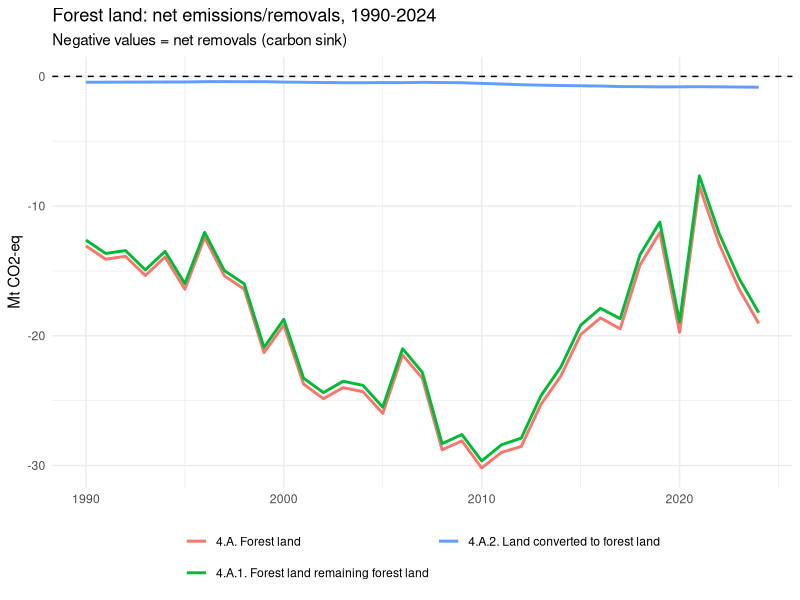
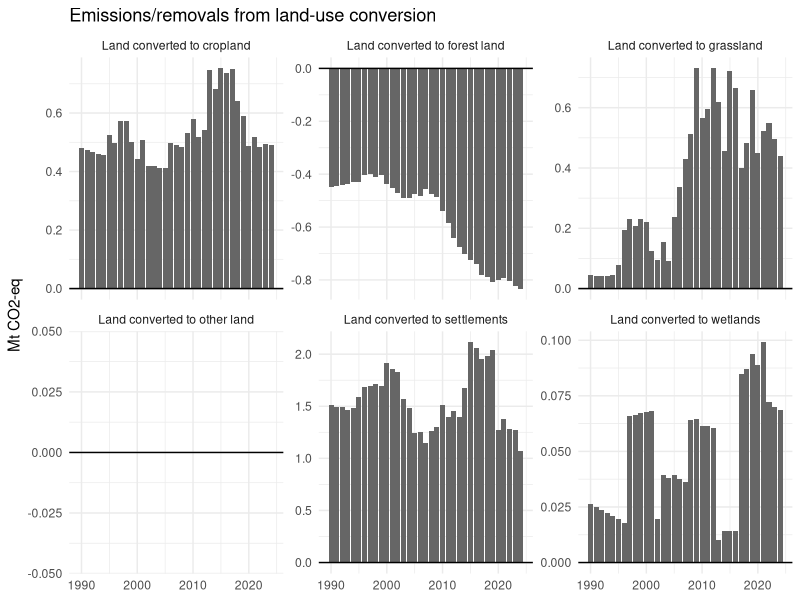
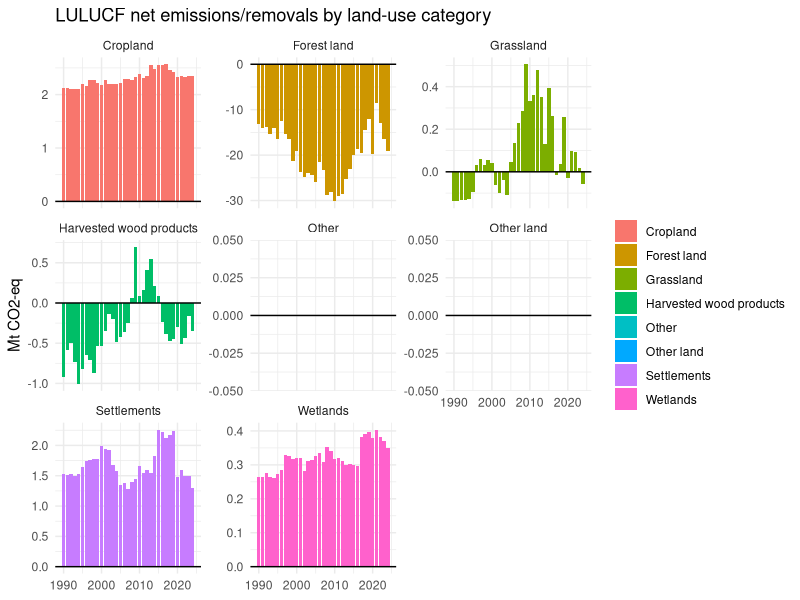
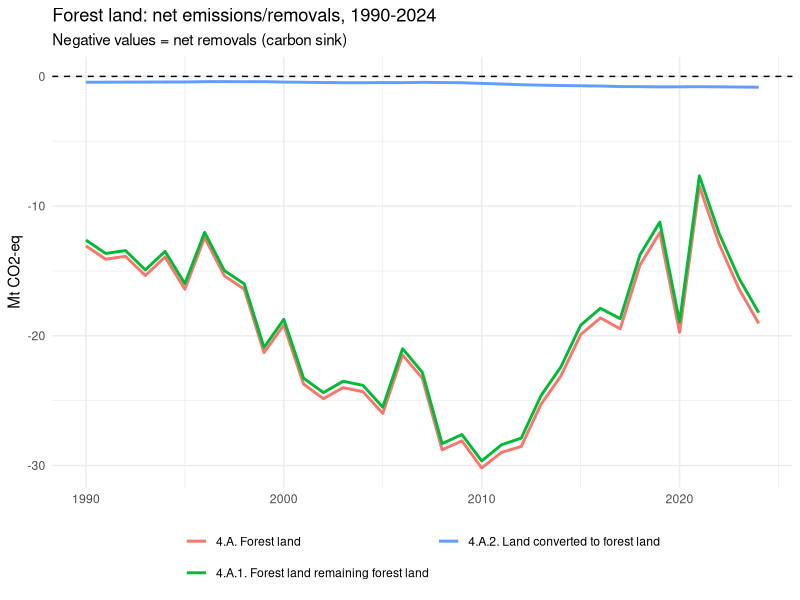
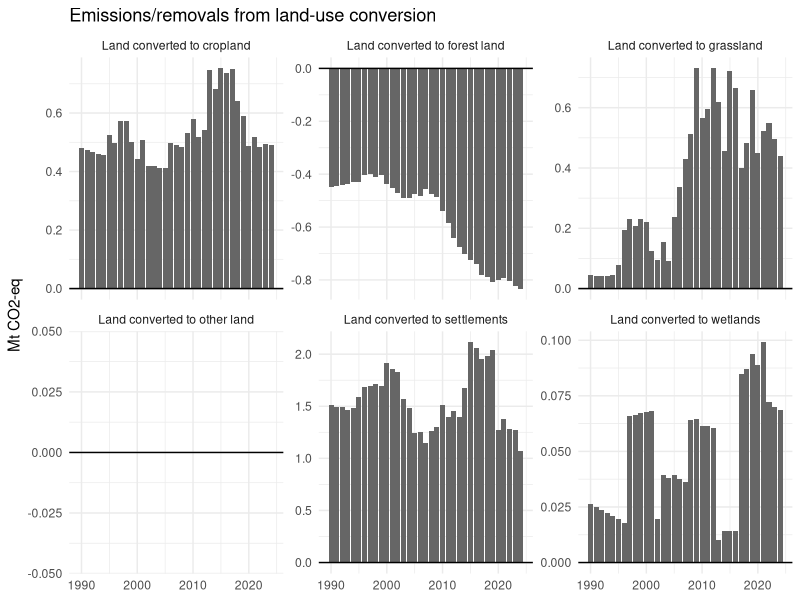
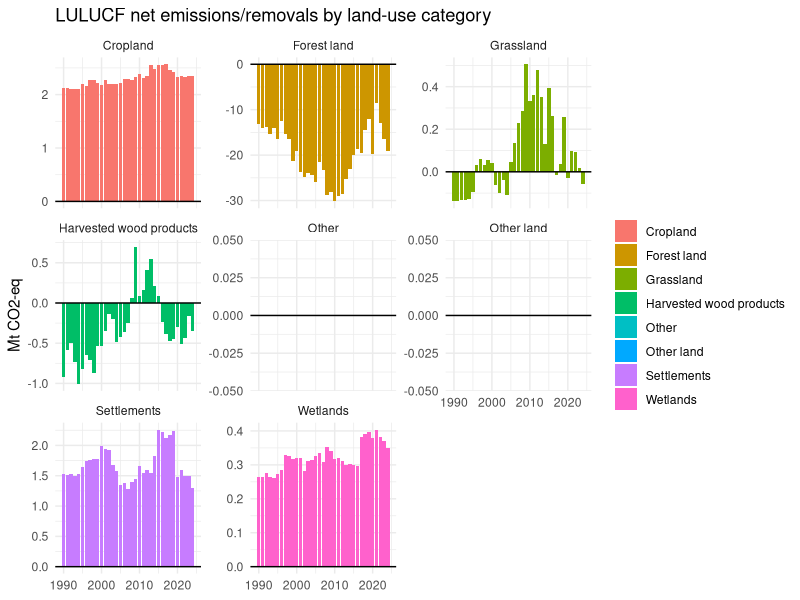

These figures' R source, in order:
library(dplyr)
library(ggplot2)
library(here)

df <- read.csv(here("data", "lulucf_table4_long.csv"))

# Use total CO2-eq, convert kt to Mt
tot <- df |>
  filter(gas == "total_co2eq") |>
  mutate(value_mt = value_kt / 1000)

dir.create(here("output", "figures"), recursive = TRUE, showWarnings = FALSE)

forest <- tot |>
  filter(code %in% c("4.A", "4.A.1", "4.A.2"))

p1 <- ggplot(forest, aes(year, value_mt, colour = category)) +
  geom_line(linewidth = 1) +
  geom_hline(yintercept = 0, linetype = "dashed") +
  labs(title = "Forest land: net emissions/removals, 1990-2024",
       subtitle = "Negative values = net removals (carbon sink)",
       x = NULL, y = "Mt CO2-eq", colour = NULL) +
  theme_minimal() +
  theme(legend.position = "bottom") +
  guides(colour = guide_legend(nrow = 2))

library(stringr)

tot <- tot |>
  mutate(category = category |>
           str_remove("\\s*\\((\\d+|please specify)\\)$") |>   # drop "(5)", "(please specify)"
           str_remove("^[0-9A-Z.]+\\s"))                       # drop leading code, e.g. "4.A. "

p1
ggsave(here("output", "figures", "01_forest_sink.png"), p1,
       width = 8, height = 5, dpi = 300)

forest_total <- forest |>
  filter(code == "4.A") |>
  arrange(year) |>
  mutate(ma5 = as.numeric(stats::filter(value_mt, rep(1/5, 5), sides = 2)))  # 5-year moving average

# Year with the largest sink (most negative value)
peak <- forest_total |> slice_min(value_mt, n = 1)
last <- forest_total |> filter(year == 2024)

peak
last
(last$value_mt - peak$value_mt) / abs(peak$value_mt) * 100   # % decline from peak

converted <- tot |>
  filter(code %in% c("4.A.2", "4.B.2", "4.C.2", "4.D.2", "4.E.2", "4.F.2"))

p2 <- ggplot(converted, aes(year, value_mt)) +
  geom_col(fill = "grey40") +
  geom_hline(yintercept = 0) +
  facet_wrap(~ category, scales = "free_y") +
  labs(title = "Emissions/removals from land-use conversion",
       x = NULL, y = "Mt CO2-eq") +
  theme_minimal()

p2
ggsave(here("output", "figures", "02_land_conversion.png"), p2,
       width = 10, height = 6, dpi = 300)


by_cat <- tot |>
  filter(level == 1)   # 4.A, 4.B, ... 4.G

p3 <- ggplot(by_cat, aes(year, value_mt, fill = category)) +
  geom_col() +
  geom_hline(yintercept = 0) +
  labs(title = "LULUCF net emissions/removals by land-use category",
       x = NULL, y = "Mt CO2-eq", fill = NULL) +
  theme_minimal() +
  theme(legend.position = "right") +
  facet_wrap(~ category, scales = "free_y",
             labeller = label_wrap_gen(width = 25))

p3
ggsave(here("output", "figures", "03_by_category.png"), p3,
       width = 10, height = 6, dpi = 300)

forest_total |>
  filter(year %in% c(2006:2010, 2020:2024)) |>
  mutate(period = if_else(year <= 2010, "2006-2010", "2020-2024")) |>
  group_by(period) |>
  summarise(mean_mt = mean(value_mt))

# 2024 values by category (Mt CO2-eq)
tot |>
  filter(year == 2024, code %in% c("4.B", "4.E", "4.E.2")) |>
  select(code, category, value_mt)

# Forest land converted to settlements, 2024 (Mt CO2)
settlements <- read.csv(here::here("data", "lulucf_table4e_settlements.csv"))
settlements |>
  filter(year == 2024, code == "4.E.2.a") |>
  mutate(co2_mt = co2_kt / 1000) |>
  select(code, area_kha, co2_mt)
